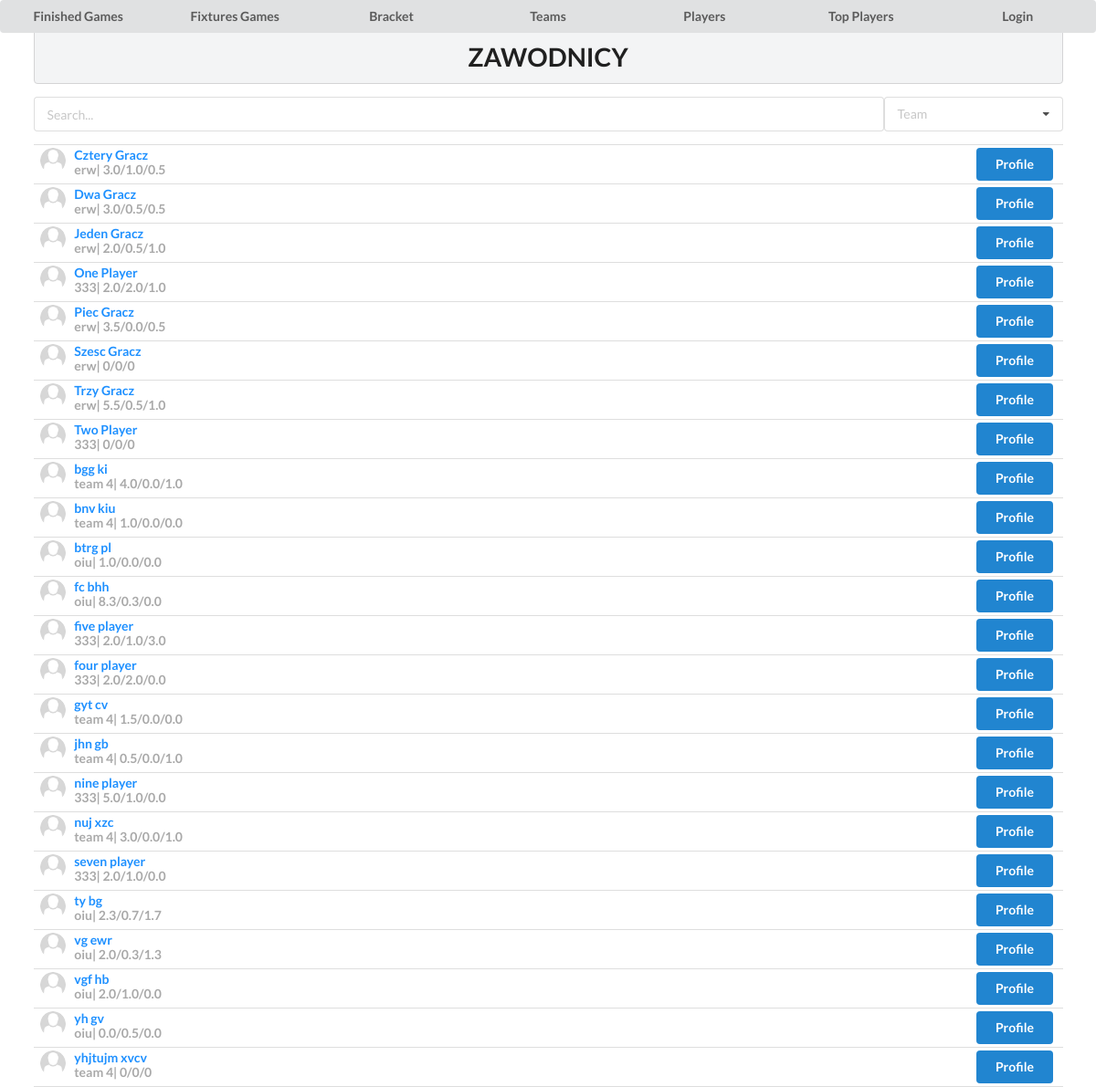
Screenshot of /players/ with the database file from the repository.
### liga/models.py (models this page shows, shortened)
class Player(models.Model):
    team = models.ForeignKey(Team, on_delete=models.CASCADE, blank=True)
    first_name = models.CharField(max_length=50)
    last_name = models.CharField(max_length=50)
    number = models.IntegerField()
    created = models.DateTimeField(auto_now_add=True)
    active = models.BooleanField(default=True)
    on_court = models.BooleanField(default=False)
    image = models.ImageField(blank=True, default='nn.jpg')
    def get_player_stats(self):
        ps = self.playerstats_set.all()
        return ps.filter(MIN__gt=0)
    def get_all_points(self):
        tot = list(self.get_player_stats().values_list('PKT', flat=True))
        return sum(tot)
    def get_all_rebs(self):
        totd = list(self.get_player_stats().values_list('TREB', flat=True))
        return sum(totd)
    def get_all_ast(self):
        tot = list(self.get_player_stats().values_list('AST', flat=True))
        return sum(tot)
    def get_all_mp(self):
        tot = list(self.get_player_stats().values_list('MIN', flat=True))
        res = 0
        for m in tot:
            if m > 0:
                res += 1
        return res
    def get_points_per_game(self):
        if self.get_all_mp() == 0: return 0
        return round(self.get_all_points() / self.get_all_mp(), 1)
    def get_rebs_per_game(self):
        if self.get_all_mp() == 0: return 0
        return round(self.get_all_rebs() / self.get_all_mp(), 1)
    def get_asts_per_game(self):
        if self.get_all_mp() == 0: return 0
        return round(self.get_all_ast() / self.get_all_mp(), 1)

class Team(models.Model):
    name = models.CharField(max_length=200)
    created = models.DateTimeField(auto_now_add=True)
    team_logo = models.ImageField(blank=True, default='nn.jpg')

### liga/views.py (the view)
# urls.py: path('players/', players, name="players"),
def players(request):
    players = Player.objects.all().order_by('last_name')
    teams = Team.objects.all()
    context = {'players': players, 'teams': teams}
    return render(request, 'liga/players.html', context)

### liga/templates/liga/players.html (shortened to what this page needs)
{% load static %}
<!doctype html>
<html lang="en">
  <head>
    <link rel="stylesheet" type='text/css' href="https://cdnjs.cloudflare.com/ajax/libs/semantic-ui/2.2.14/semantic.min.css">
    <link rel="stylesheet" href={% static 'style.css' %}>
  </head>
  <body>
{% include 'navbar.html' %}
    <div class="ui container mt-5">
        {% block content %}
    <h1 class="ui block header">
        ZAWODNICY
    </h1>
            <form>
<div class="ui fluid input" id="search-player">
  <input type="text" placeholder="Search...">
    <div class="ui selection dropdown" id="select-team">
  <i class="dropdown icon"></i>
  <div class="default text" id="select-team-text">Team</div>
</div>
</div>
            </form>
    <div class="ui celled list" id="players-list">
    {% for player in players %}
          <div class="item">
              <div class='right floated content'>
                  <div class="ui blue button" onclick="location.href='{% url 'liga:player_stats' player.pk %}'">Profile</div>
              </div>
            <img class="ui avatar image" src="{{player.image.url}}">
            <div class="content">
            <div style="color: dodgerblue" class="header">{{ player.last_name }} {{ player.first_name }}</div>
                <span style="color: darkgrey" ><b>{{ player.team.name}}| {{ player.get_points_per_game }}/{{ player.get_rebs_per_game }}/{{ player.get_asts_per_game }}</b></span>
            </div>
          </div>
    {% endfor %}
    </div>
        {% endblock content %}
    </div>
  </body>
</html>

### templates/navbar.html (shortened to what this page needs)
<body>
  <div class="seven ui buttons">
      <button onclick="location.href='{% url 'liga:results' %}'" class="ui button">Finished Games</button>
      <button onclick="location.href='{% url 'liga:fixtures' %}'" class="ui button">Fixtures Games</button>
      <button onclick="location.href='{% url 'liga:table' %}'" class="ui button">Bracket</button>
      <button onclick="location.href='{% url 'liga:teams' %}'" class="ui button">Teams</button>
      <button onclick="location.href='{% url 'liga:players' %}'" class="ui button">Players</button>
      <button onclick="location.href='{% url 'liga:top' %}'" class="ui button">Top Players</button>
      {% if request.user.is_authenticated %}
      <button onclick="location.href='{% url 'liga:logout' %}'" class="ui button">Logout</button>
      {% else %}
      <button onclick="location.href='{% url 'liga:login' %}'" class="ui button">Login</button>
      {% endif %}
    </div>
  </body>
</html>

### static/style.css (style rules this page uses)
.right { text-align: right; }
h1 { background-color: greenyellow; text-align: center; }
.blue { background-color: skyblue; }

### rows the page displays
Player: image (picture), last_name "Cztery", first_name "Gracz", team.name "erw", get_points_per_game "3.0", get_rebs_per_game "1.0", get_asts_per_game "0.5"
Player: image (picture), last_name "Dwa", first_name "Gracz", team.name "erw", get_points_per_game "3.0", get_rebs_per_game "0.5", get_asts_per_game "0.5"
Player: image (picture), last_name "Jeden", first_name "Gracz", team.name "erw", get_points_per_game "2.0", get_rebs_per_game "0.5", get_asts_per_game "1.0"
Player: image (picture), last_name "One", first_name "Player", team.name "333", get_points_per_game "2.0", get_rebs_per_game "2.0", get_asts_per_game "1.0"
Player: image (picture), last_name "Piec", first_name "Gracz", team.name "erw", get_points_per_game "3.5", get_rebs_per_game "0.0", get_asts_per_game "0.5"
Player: image (picture), last_name "Szesc", first_name "Gracz", team.name "erw", get_points_per_game "0", get_rebs_per_game "0", get_asts_per_game "0"
Player: image (picture), last_name "Trzy", first_name "Gracz", team.name "erw", get_points_per_game "5.5", get_rebs_per_game "0.5", get_asts_per_game "1.0"
Player: image (picture), last_name "Two", first_name "Player", team.name "333", get_points_per_game "0", get_rebs_per_game "0", get_asts_per_game "0"
Player: image (picture), last_name "bgg", first_name "ki", team.name "team 4", get_points_per_game "4.0", get_rebs_per_game "0.0", get_asts_per_game "1.0"
Player: image (picture), last_name "bnv", first_name "kiu", team.name "team 4", get_points_per_game "1.0", get_rebs_per_game "0.0", get_asts_per_game "0.0"
Player: image (picture), last_name "btrg", first_name "pl", team.name "oiu", get_points_per_game "1.0", get_rebs_per_game "0.0", get_asts_per_game "0.0"
Player: image (picture), last_name "fc", first_name "bhh", team.name "oiu", get_points_per_game "8.3", get_rebs_per_game "0.3", get_asts_per_game "0.0"
Player: image (picture), last_name "five", first_name "player", team.name "333", get_points_per_game "2.0", get_rebs_per_game "1.0", get_asts_per_game "3.0"
Player: image (picture), last_name "four", first_name "player", team.name "333", get_points_per_game "2.0", get_rebs_per_game "2.0", get_asts_per_game "0.0"
Player: image (picture), last_name "gyt", first_name "cv", team.name "team 4", get_points_per_game "1.5", get_rebs_per_game "0.0", get_asts_per_game "0.0"
Player: image (picture), last_name "jhn", first_name "gb", team.name "team 4", get_points_per_game "0.5", get_rebs_per_game "0.0", get_asts_per_game "1.0"
Player: image (picture), last_name "nine", first_name "player", team.name "333", get_points_per_game "5.0", get_rebs_per_game "1.0", get_asts_per_game "0.0"
Player: image (picture), last_name "nuj", first_name "xzc", team.name "team 4", get_points_per_game "3.0", get_rebs_per_game "0.0", get_asts_per_game "1.0"
Player: image (picture), last_name "seven", first_name "player", team.name "333", get_points_per_game "2.0", get_rebs_per_game "1.0", get_asts_per_game "0.0"
Player: image (picture), last_name "ty", first_name "bg", team.name "oiu", get_points_per_game "2.3", get_rebs_per_game "0.7", get_asts_per_game "1.7"
Player: image (picture), last_name "vg", first_name "ewr", team.name "oiu", get_points_per_game "2.0", get_rebs_per_game "0.3", get_asts_per_game "1.3"
Player: image (picture), last_name "vgf", first_name "hb", team.name "oiu", get_points_per_game "2.0", get_rebs_per_game "1.0", get_asts_per_game "0.0"
Player: image (picture), last_name "yh", first_name "gv", team.name "oiu", get_points_per_game "0.0", get_rebs_per_game "0.5", get_asts_per_game "0.0"
Player: image (picture), last_name "yhjtujm", first_name "xvcv", team.name "team 4", get_points_per_game "0", get_rebs_per_game "0", get_asts_per_game "0"
